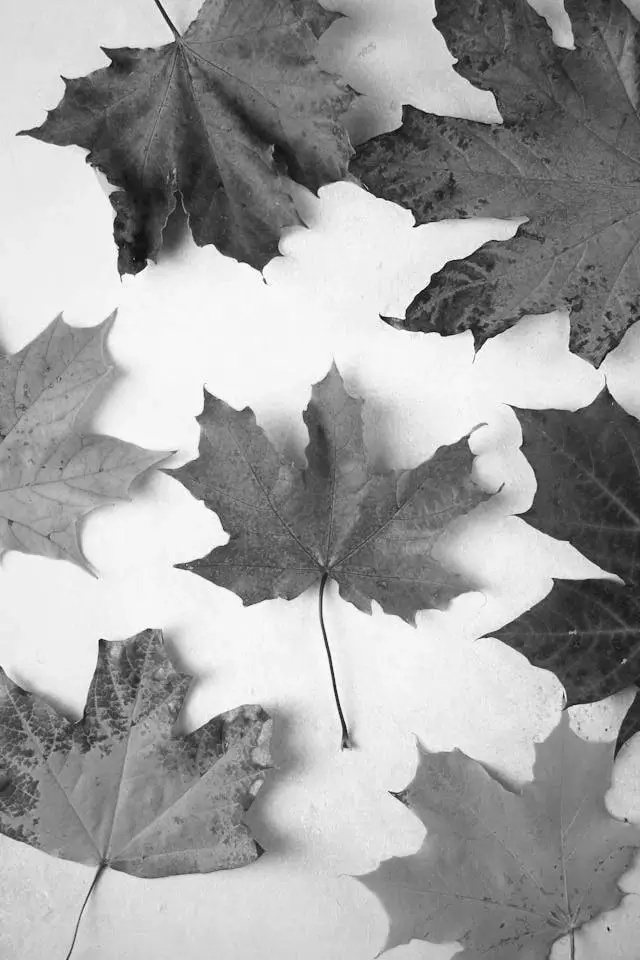
#> input picture new_image.jpg, 640 x 960 px, given in place of grayscale-image.jpg, which was not available; the run also reads 1 picture not shown here
$ jupyter execute Lab2.ipynb
#> lines starting #> are read from the running program, lines starting #| are printed output that depends on the picture; pictures that were not available may be replaced by others from this repository, and a replacement may not be noted
#> further down, original_image is the input picture: shape (960, 640); min 5, max 255, mean 160.4
[cell 1]
import cv2
import numpy as np
import matplotlib.pyplot as plt

[cell 2]
def sample_image(image, factor):
    """
    Downsamples the image by the given factor.
    Args:
    image (numpy array): Original image.
    factor (int): Factor by which to downsample.
    Returns:
    numpy array: Downsampled image.
    """
#> called with factor = 14
    height, width = image.shape[:2]
#> height = 960; width = 640
    sampled_image = cv2.resize(image, (width // factor, height
    // factor), interpolation=cv2.INTER_NEAREST)
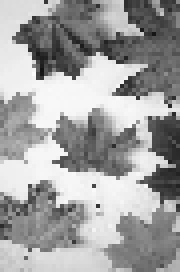
#> sampled_image: shape (68, 45) (shown 4 times larger); min 19, max 252, mean 161.2
    return sampled_image

[cell 3]
def quantize_image(image, levels):
    """
    Reduces the number of grayscale levels in the image.
    Args:
    image (numpy array): Original image.
    levels (int): Number of grayscale levels.
    Returns:
    numpy array: Quantized image.
    """
#> called with levels = 9
    quantized_image = np.floor(image / (256 // levels)) * (256
    // levels)
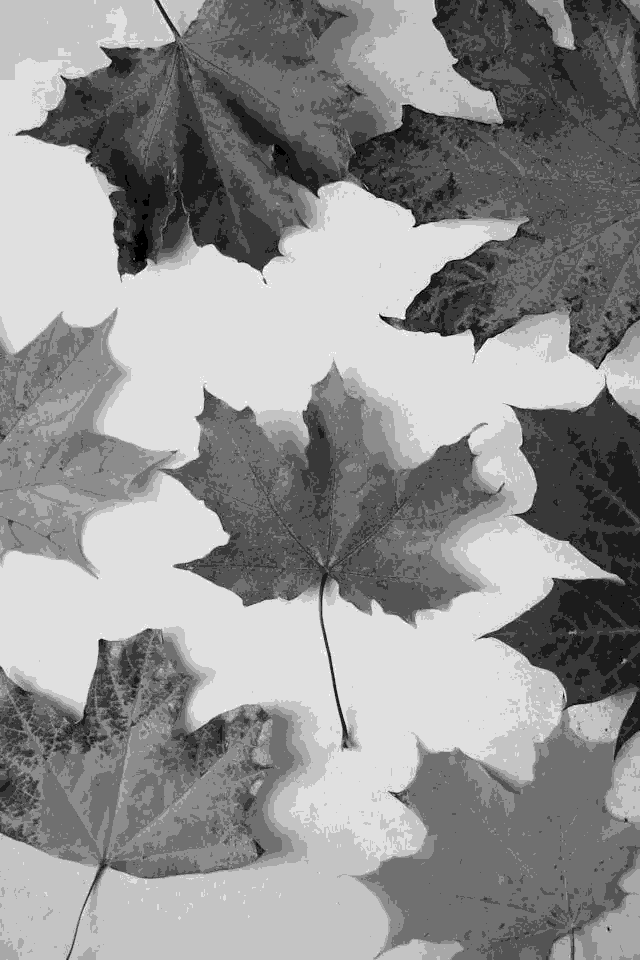
#> quantized_image: shape (960, 640) float64; min 0, max 252, mean 146.1
    quantized_image = quantized_image.astype(np.uint8)
    return quantized_image

[cell 4]
def plot_images(original, sampled, quantized):
    """
    Plots the original, sampled, and quantized images side by
    side.
    Args:
    original (numpy array): Original image.
    sampled (numpy array): Sampled image.
    quantized (numpy array): Quantized image.
    """
    plt.figure(figsize=(12, 4))
    plt.subplot(1, 3, 1)
    plt.imshow(original, cmap='gray')
    plt.title('Original Image')
    plt.axis('off')
    plt.subplot(1, 3, 2)
    plt.imshow(sampled, cmap='gray')
    plt.title('Sampled Image')
    plt.axis('off')
    plt.subplot(1, 3, 3)
    plt.imshow(quantized, cmap='gray')
    plt.title('Quantized Image')
    plt.axis('off')
    plt.show()
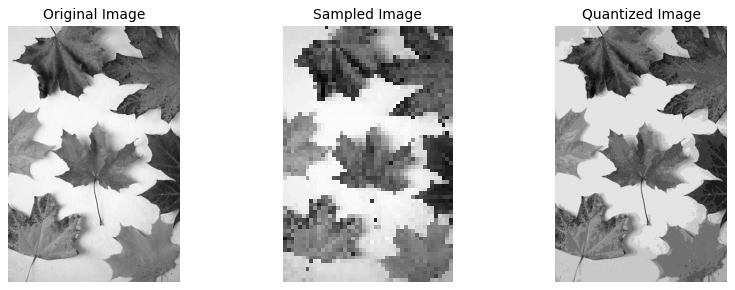
#> figure drawn by matplotlib, 3 panels

[cell 5]
image_path='images\grayscale-image.jpg'
sampling_factor=14
quantization_levels=9
# Load image in grayscale
original_image = cv2.imread(image_path, cv2.IMREAD_GRAYSCALE)
if original_image is None:
    print(f"Error: Unable to load image at {image_path}")
# Sample and quantize
sampled_image = sample_image(original_image, sampling_factor)

[cell 6]
# Task 1

quantized_image = quantize_image(original_image,quantization_levels)
# Plot results
plot_images(original_image, sampled_image, quantized_image)

[cell 7]
# Task 2:
from PIL import Image
import numpy as np

img1 = Image.open('images\pexels-nana-v-424998828-16114262.jpg')
img2 = Image.open('images\grayscale-image.jpg')

resize = (400, 400)

img1 = img1.resize(resize, Image.Resampling.LANCZOS)
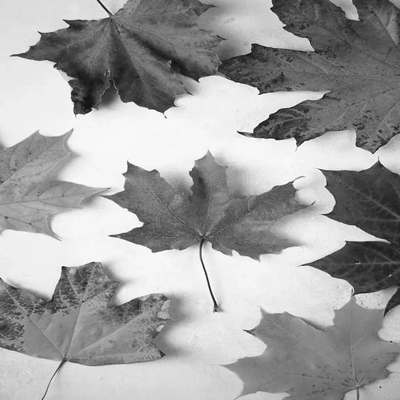
#> img1: PIL image 400x400 RGB; min 14, max 255, mean 160.4
img2 = img2.resize(resize, Image.Resampling.LANCZOS)

im1arr = np.asarray(img1)
im2arr = np.asarray(img2)

[cell 8]
# Task 2.1:
subtraction = np.clip(im1arr - im2arr, 0, 255)
#> subtraction: shape (400, 400, 3); every value is 0
resultImage = Image.fromarray(subtraction.astype(np.uint8))
plt.figure(figsize=(5,5))
plt.imshow(resultImage)
plt.axis('off')
plt.title("Subtraction Result")
plt.show()

[cell 9]
# Task 2.2:
addition_constant = np.clip(im1arr + 175, 0, 255)
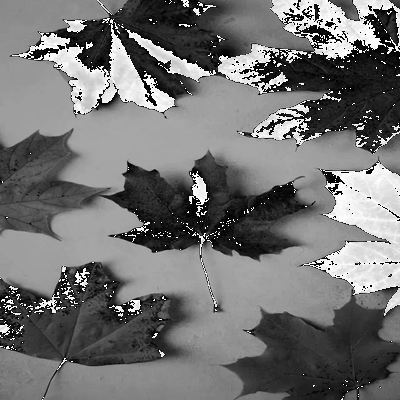
#> addition_constant: shape (400, 400, 3); min 0, max 255, mean 114.2
resultImage = Image.fromarray(addition_constant.astype(np.uint8))
plt.figure(figsize=(5,5))
plt.imshow(resultImage)
plt.axis('off')
plt.title("image + Constant (175) Result")
plt.show()


gray1 = img1.convert('L')
gray2 = img2.convert('L')

gray1arr = np.asarray(gray1)
gray2arr = np.asarray(gray2)

[cell 10]
# Task 2.3:
set_difference = np.clip(gray1arr - gray2arr, 0, 255)
#> set_difference: shape (400, 400); every value is 0
resultImage = Image.fromarray(set_difference.astype(np.uint8))
plt.figure(figsize=(5,5))
plt.imshow(resultImage, cmap='gray')
plt.axis('off')
plt.title("Set Difference Result")
plt.show()
